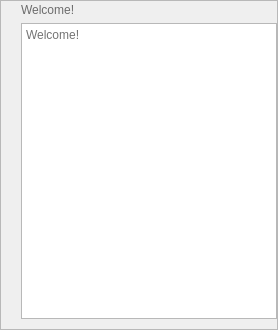
           <widget class="QFrame" name="below">
            <property name="minimumSize">
             <size>
              <width>0</width>
              <height>330</height>
             </size>
            </property>
            <property name="maximumSize">
             <size>
              <width>16777215</width>
              <height>330</height>
             </size>
            </property>
            <property name="frameShape">
             <enum>QFrame::StyledPanel</enum>
            </property>
            <property name="frameShadow">
             <enum>QFrame::Raised</enum>
            </property>
            <layout class="QVBoxLayout" name="verticalLayout_23">
             <property name="leftMargin">
              <number>20</number>
             </property>
             <property name="topMargin">
              <number>2</number>
             </property>
             <property name="rightMargin">
              <number>0</number>
             </property>
             <property name="bottomMargin">
              <number>4</number>
             </property>
             <item>
              <widget class="QLabel" name="status_bar">
               <property name="styleSheet">
                <string notr="true">font: 700 11pt &quot;Segoe UI&quot;;
color: rgba(0, 0, 0, 140);</string>
               </property>
               <property name="text">
                <string>Welcome!</string>
               </property>
              </widget>
             </item>
             <item>
              <widget class="QTextBrowser" name="status_bar2">
               <property name="styleSheet">
                <string notr="true">font: 700 11pt &quot;Segoe UI&quot;;
color: rgba(0, 0, 0, 140);</string>
               </property>
               <property name="text">
                <string>Welcome!</string>
               </property>
              </widget>
             </item>
             <item>
              <widget class="QFrame" name="frame_size_grip">
               <property name="maximumSize">
                <size>
                 <width>20</width>
                 <height>16777215</height>
                </size>
               </property>
               <property name="styleSheet">
                <string notr="true">border-radius:30px;</string>
               </property>
               <property name="frameShape">
                <enum>QFrame::StyledPanel</enum>
               </property>
               <property name="frameShadow">
                <enum>QFrame::Raised</enum>
               </property>
              </widget>
             </item>
            </layout>
           </widget>
